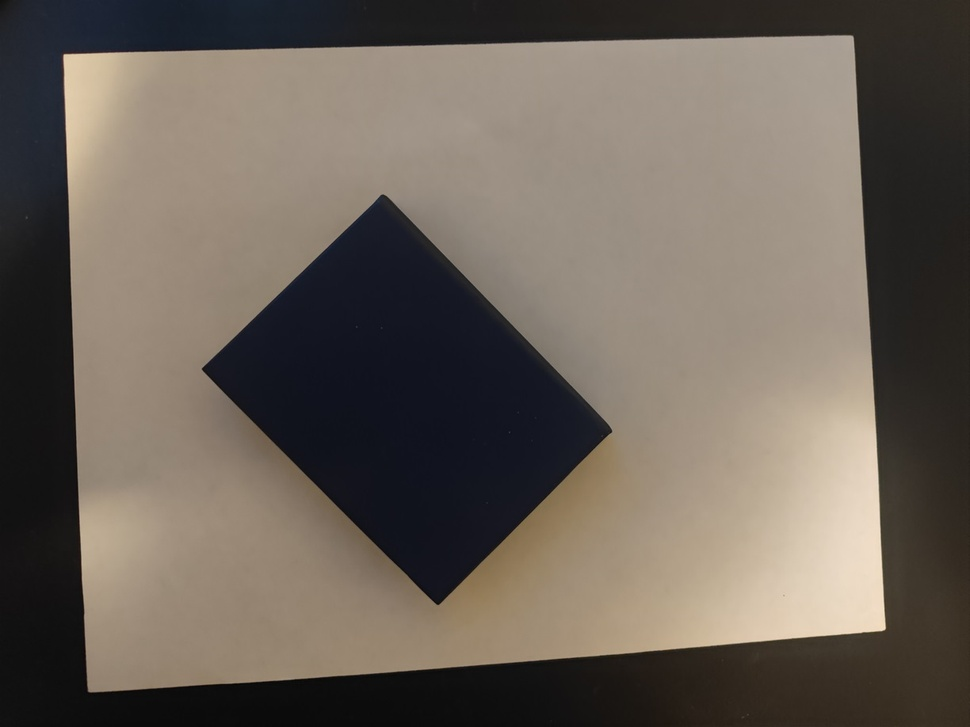
#> input picture book.jpg, 970 x 727 px, shrunk from 1224 x 918 before the run
$ python example.py --input book.jpg
#> lines starting #> are read from the running program, lines starting #| are printed output that depends on the picture; after the words box and inside, x2 and y2 are one past the last pixel; in counts of white or black regions, pixels touching at a corner belong together
from __future__ import print_function
import cv2 as cv
import argparse

max_lowThreshold = 100
window_name = 'Edge Map'
title_trackbar = 'Min Threshold:'
ratio = 3
kernel_size = 3

def CannyThreshold(val):
    low_threshold = val
    img_blur = cv.blur(src_gray, (3,3))
    detected_edges = cv.Canny(img_blur, low_threshold, low_threshold*ratio, kernel_size)
    mask = detected_edges != 0
    dst = src * (mask[:,:,None].astype(src.dtype))
    cv.imshow(window_name, dst)

parser = argparse.ArgumentParser(description='Code for Canny Edge Detector tutorial.')
parser.add_argument('--input', help='Path to input image.', default='fruits.jpg')
args = parser.parse_args()

src = cv.imread(cv.samples.findFile(args.input))
#> src is the input picture: shape (727, 970, 3); mean B, G, R 88.6, 97.9, 107
if src is None:
    print('Could not open or find the image: ', args.input)
    exit(0)

src_gray = cv.cvtColor(src, cv.COLOR_BGR2GRAY)
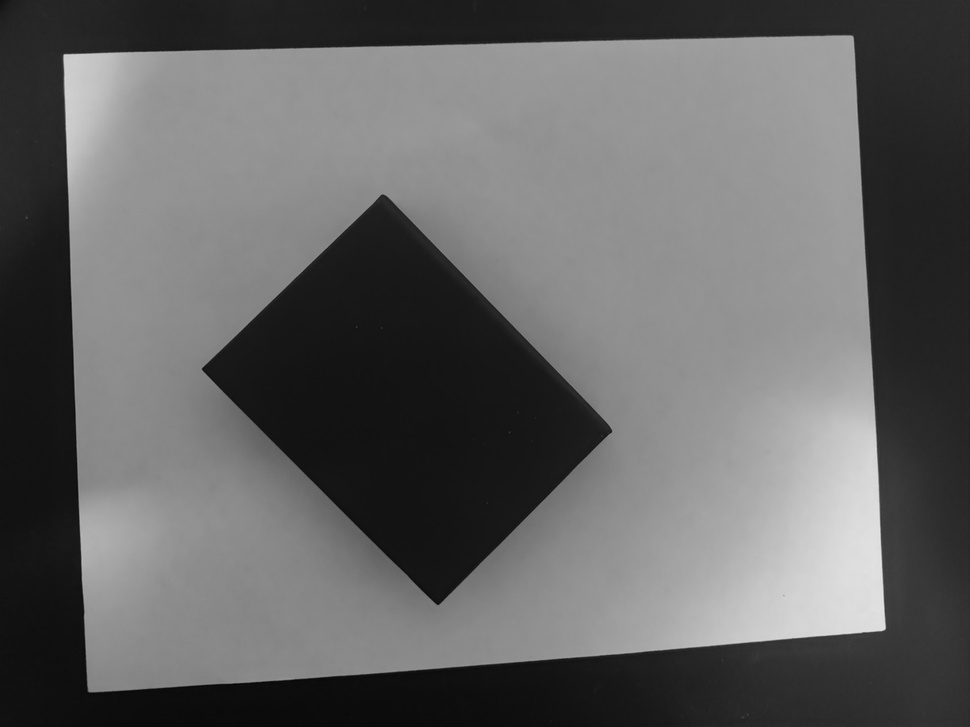
#> src_gray: shape (727, 970); min 3, max 232, mean 99.6

cv.namedWindow(window_name)
cv.createTrackbar(title_trackbar, window_name , 0, max_lowThreshold, CannyThreshold)
#> slider 'Min Threshold:' is set to 20

CannyThreshold(0)
#> in CannyThreshold, `detected_edges = cv.Canny(img_blur, low_threshold, low_threshold*ratio..`:
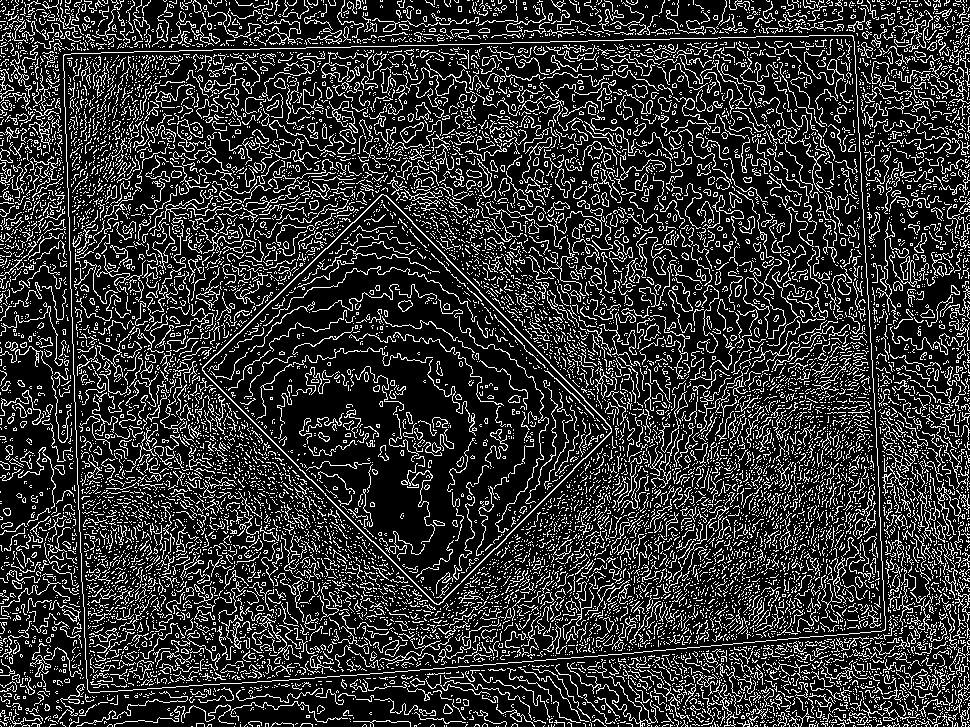
#> detected_edges: shape (727, 970); 19.6% white in thin lines or dots
#> in CannyThreshold, `mask = detected_edges != 0`: mask: shape (727, 970) bool; 19.6% white in thin lines or dots
#> in CannyThreshold, `dst = src * (mask[:,:,None].astype(src.dtype))`:
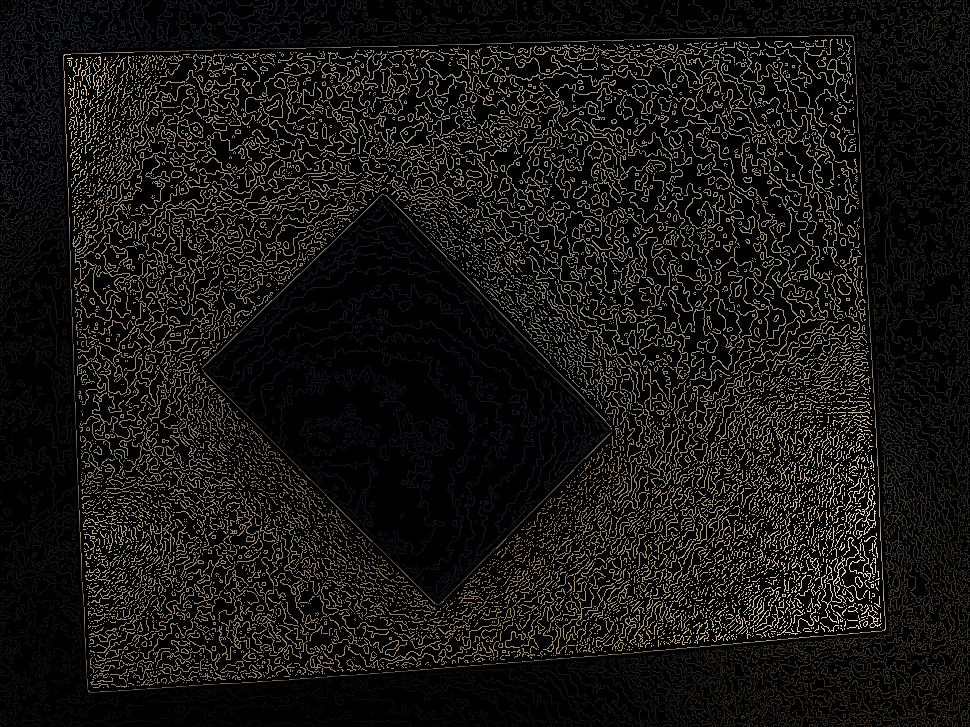
#> dst: shape (727, 970, 3); mean B, G, R 18.1, 20.1, 22
cv.waitKey()
#> call 2 of CannyThreshold, with val = 20
#> in CannyThreshold (call 2), `detected_edges = cv.Canny(img_blur, low_threshold, low_threshold*ratio..`:
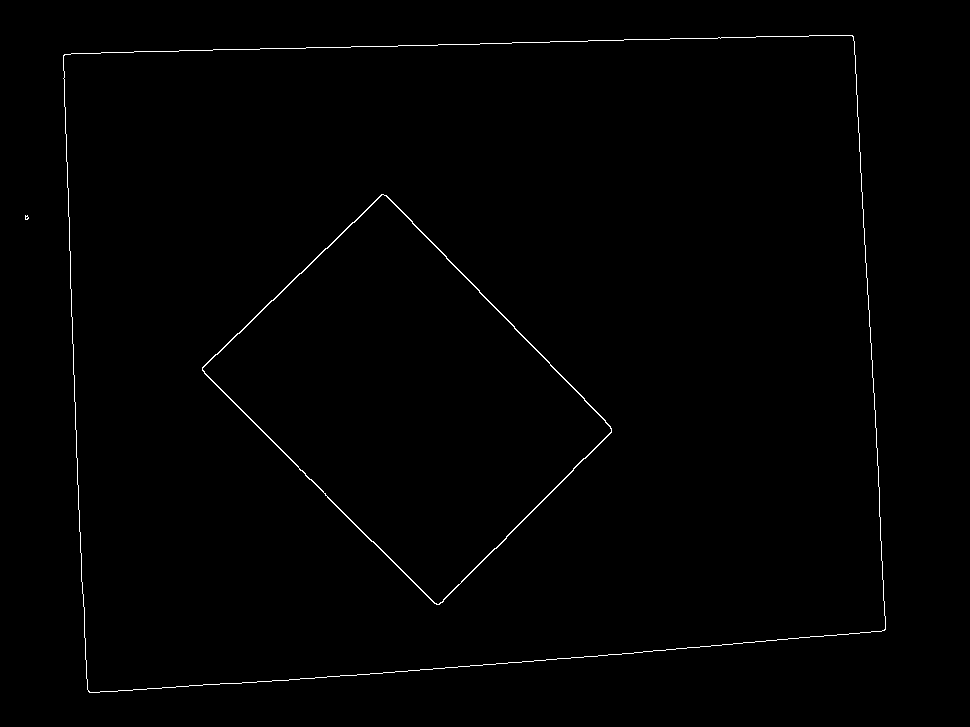
#> detected_edges: shape (727, 970); 0.63% white in thin lines or dots, all inside (x1, y1, x2, y2) = (25, 35, 886, 693)
